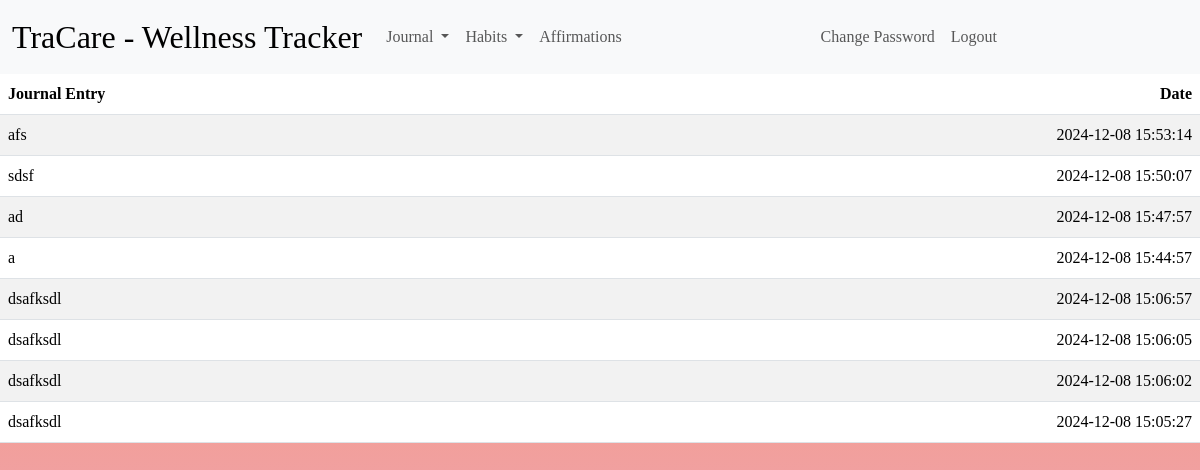
/entries (signed in), run on the app's committed database.
### tables this page shows
CREATE TABLE journal (
id INTEGER PRIMARY KEY AUTOINCREMENT,
user_id INTEGER,
entry TEXT NOT NULL,
date DATETIME DEFAULT CURRENT_TIMESTAMP
);

### app.py (the view)
@app.route("/entries")
@login_required
def entries():
    user_id = session.get("user_id")
    entry_date = db.execute(
        "SELECT entry, date FROM journal WHERE user_id = ? ORDER BY date DESC", user_id)
    return render_template("entries.html", entry_date=entry_date)

### app.py (called while the page is built)
@app.after_request
def after_request(response):
    response.headers["Cache-Control"] = "no-cache, no-store, must-revalidate"
    response.headers["Expires"] = 0
    response.headers["Pragma"] = "no-cache"
    return response

### helpers.py (called while the page is built)
def login_required(f):
    @wraps(f)
    def decorated_function(*args, **kwargs):
        if session.get("user_id") is None:
            return redirect("/login")
        return f(*args, **kwargs)
    return decorated_function

### templates/entries.html (shortened to what this page needs)
{% extends "layout.html" %}
{% block main %}
<div id="entries-background">
<table class="table table-striped">
    <thead>
        <tr>
            <th class="text-start">Journal Entry</th>
            <th class="text-end">Date</th>
        </tr>
    </thead>
   <tbody>
    {% for dict in entry_date %}
            <tr>
                <td class="text-start entry">{{dict["entry"]}}</td>
                <td class="text-end">{{dict["date"]}}</td>
            </tr>
    {% endfor %}
    </tbody>
</table>
</div>
{% endblock %}

### static/styles.css (style rules this page uses)
html, body { height: 100%; margin: 0; padding: 0; font-family: "Georgia"; }
div { width: 100%; height: 100%; }
.entry { white-space: pre-wrap; word-wrap: break-word; overflow-wrap: break-word; width: 200px; }
table { table-layout: fixed; width: 100%; }
th { width: 200px; }
td { width: 200px; }
#entries-background { background: linear-gradient(to bottom, #FF9967, #E2A7D9); }

### data on the page
journal: entry "afs", date "2024-12-08 15:53:14"
journal: entry "sdsf", date "2024-12-08 15:50:07"
journal: entry "ad", date "2024-12-08 15:47:57"
journal: entry "a", date "2024-12-08 15:44:57"
journal: entry "dsafksdl", date "2024-12-08 15:06:57"
journal: entry "dsafksdl", date "2024-12-08 15:06:05"
journal: entry "dsafksdl", date "2024-12-08 15:06:02"
journal: entry "dsafksdl", date "2024-12-08 15:05:27"
